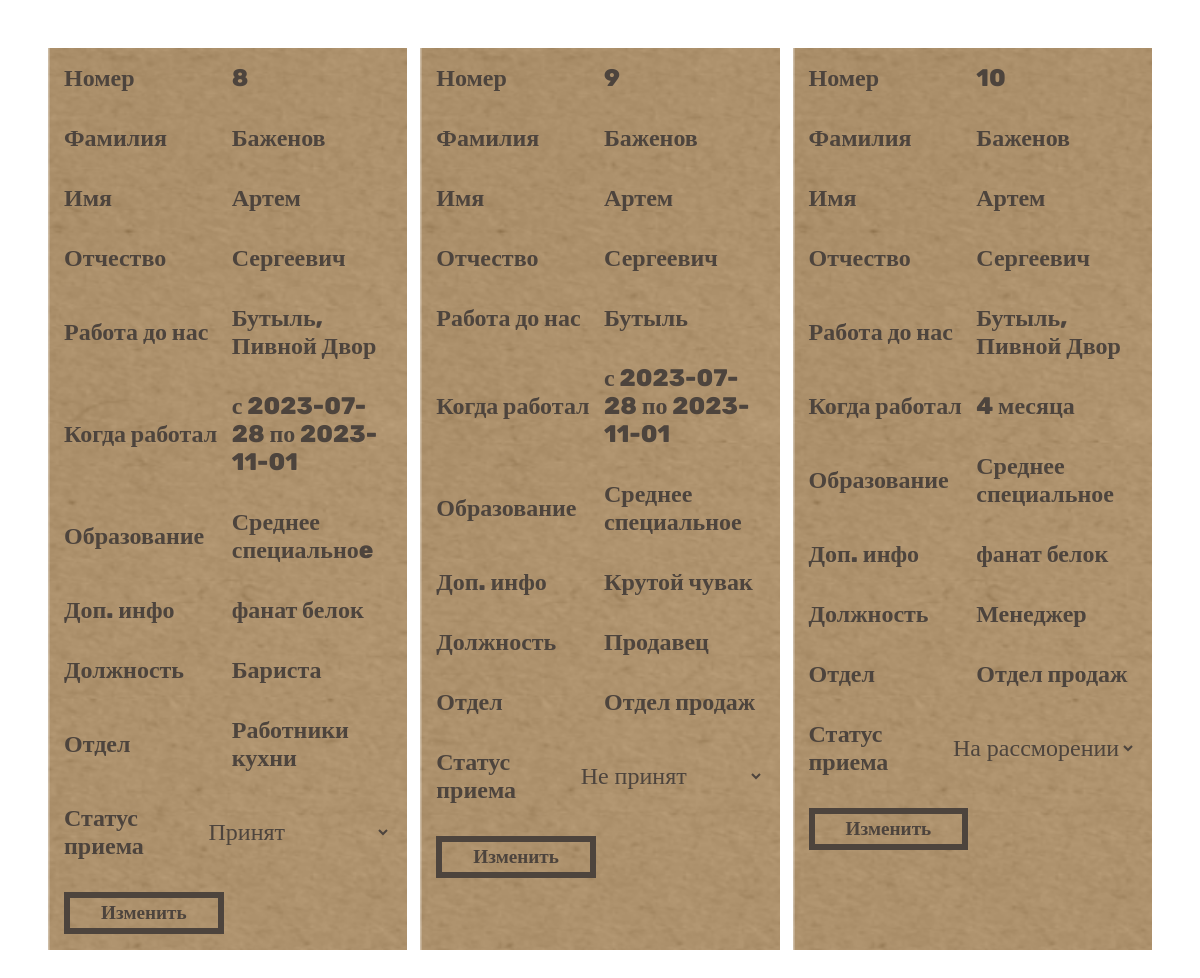
Screenshot of /admin/admin_priemsotr.php with the database file from the repository.
### tables this page shows
CREATE TABLE `priemsotr` (
  `idPriemSotr` int(11) NOT NULL,
  `RabotaDoNas` varchar(60) NOT NULL,
  `KogdaRabotal` varchar(30) NOT NULL,
  `Obrazovanie` varchar(30) NOT NULL,
  `DopInfo` varchar(70) NOT NULL,
  `Dolj_fk` int(11) NOT NULL,
  `Otdel_fk` int(11) NOT NULL,
  `status_priem_fk` int(11) NOT NULL,
  `auto_fk` int(11) NOT NULL
);

CREATE TABLE `autorisation` (
  `idAuto` int(11) NOT NULL,
  `login` varchar(20) NOT NULL,
  `password` varchar(20) NOT NULL,
  `status_fk` int(11) NOT NULL,
  `FamLogin` varchar(30) NOT NULL,
  `NameLogin` varchar(30) NOT NULL,
  `OtchLogin` varchar(30) NOT NULL
);

CREATE TABLE `doljnost` (
  `idDoljnost` int(11) NOT NULL,
  `Naimen_Doljnost` char(25) DEFAULT NULL,
  `Oklad` int(11) DEFAULT NULL
);

CREATE TABLE `otdel` (
  `idOtdel` int(11) NOT NULL,
  `Naimen_Otdel` char(20) DEFAULT NULL
);

### admin/admin_priemsotr.php (the view, shortened to what this page needs)
<!DOCTYPE html>
<html lang="ru">
<head>
    <link rel="stylesheet" href="../style/admin.css?<?echo time();?>">
</head>
<body>
<?
include("../auto/connect.php");
function draw_stat($table11){
    include("../auto/connect.php");
    $r=mysqli_query($bd, "select * from status_priem;");
    $myrow=mysqli_fetch_array($r);
    echo "<select name='statuspr_fk' id=stat{$table11}>";
    do{
    echo "<option value = '$myrow[0]'>$myrow[1]</option>";
    }
    while ($myrow=mysqli_fetch_array($r));
    echo "</select>";
};
$r = mysqli_query($bd,"SELECT * FROM `PriemSotr`, `Otdel`, `Doljnost`, `status_priem`, `autorisation` where Otdel.idOtdel = PriemSotr.Otdel_fk and Doljnost.idDoljnost =PriemSotr.Dolj_fk and PriemSotr.status_priem_fk = status_priem.idStatusPr and idAuto = auto_fk;");
$myrow = mysqli_fetch_array($r);
echo "<div class = 'item-holder'>";
if (mysqli_num_rows($r) > 0){
do{
    $ID=$myrow['idPriemSotr'];
    $table1=$myrow['FamLogin'];
    $table2=$myrow['NameLogin'];
    $table4=$myrow['OtchLogin'];
    $table5=$myrow['RabotaDoNas'];
    $table6=$myrow['KogdaRabotal'];
    $table7=$myrow['Obrazovanie'];
    $table8=$myrow['DopInfo'];
    $table9=$myrow['Naimen_Doljnost'];
    $table10=$myrow['Naimen_Otdel'];
    $table11=$myrow['idDoljnost'];
    $table12=$myrow['idOtdel'];
    echo "<div class = 'form-holder'>";
        echo "<form action='updatepriemsotr.php' method='POST'> ";
            echo "<div class = 'item'><p>Номер</p><p name='ID[$ID]'>$ID</p></div>";
            echo "<div class = 'item'><p>Фамилия</p><p name='famlogin'>$table1</p></div>";
            echo "<div class = 'item'><p>Имя</p><p name='namelogin'>$table2</p></div>";
            echo "<div class = 'item'><p>Отчество</p><p name='otchlogin'>$table4</p></div>";
            echo "<div class = 'item'><p>Работа до нас</p><p name='table5[$ID]'>$table5</p></div>";
            echo "<div class = 'item'><p>Когда работал</p><p name='table6[$ID]'>$table6</p></div>";
            echo "<div class = 'item'><p>Образование</p><p name='table7[$ID]'>$table7</p></div>";
            echo "<div class = 'item'><p>Доп. инфо</p><p name='table8[$ID]'>$table8</p></div>";
            echo "<div class = 'item'><p>Должность</p><p name='naimen_dolj'>$table9</p></div>";
            echo "<div class = 'item'><p>Отдел</p><p name='naimen_otdel'>$table10</p></div>";
            echo "<div class = 'item'>
            <p>Статус приема</p>";
            draw_stat($myrow['idPriemSotr']);
            echo "</div>";
            echo "
            <div class = 'item'>
                <td><button type='submit' name='idstatpriem' class='btn btn-primary' value='$myrow[idPriemSotr]'/>Изменить</button></td>
                <td><p name='id_otdel' style='width:1rem; height: 4rem; display:none; justify-content:center; text-align:center'>$table12</p></td>
                <td><p name='id_dolj' style='width:1rem; height: 4rem; display:none; justify-content:center; text-align:center'>$table11</p></td>
            </div>
        </form>
        </div>";
    }
    while ($myrow = mysqli_fetch_array($r));
    }else {
        echo "<p class = 'sad'>Пока ничего нет ((</p>";
    };
?>
</body>
</html>

### style/admin.css (style rules this page uses)
* { margin: 0; box-sizing: border-box; font-family: Rubik; }
.item-holder { display: grid; grid-template-columns: repeat(auto-fit, minmax(min(100%, 22rem), 1fr)); gap: 0.8rem; height: 100%; padding: 3rem; }
.form-holder, .card-holder, .otch { background: url(../assets/admincard.png); background-size: cover; }
.item { display: grid; grid-template-columns: repeat(2, 1fr); gap: 0.5rem; padding:1rem ; }
.item p, .otch p { display: flex; align-items: center; color: rgb(77, 68, 61); font-family: Rubik; font-size: 1.5rem; font-weight: 800; line-height: 1.75rem; letter-spacing: 0rem; text-align: left; }
.item input, select { display: flex; justify-content: center; align-items: center; background: transparent; border: none; color: rgb(77, 68, 61); font-family: Rubik; font-size: 1.5rem; font-weight: 400; line-height: 1.75rem; letter-spacing: 0rem; outline: none; }
.item button { background: transparent; outline: none; border: 0.38rem solid rgb(77, 68, 61); cursor: pointer; color: rgb(77, 68, 61); font-family: Rubik; font-size: 1.2rem; font-weight: 800; line-height: 1.75rem; letter-spacing: 0rem; }
.btn-primary { background: transparent; outline: none; border: 0.38rem solid rgb(241, 238, 219);; cursor: pointer; color: rgb(241, 238, 219);; font-family: Rubik; font-size: 1.2rem; font-weight: 800; line-height: 1.75rem; letter-spacing: 0rem; }

### rows the page displays
priemsotr: idPriemSotr "8", auto_fk.FamLogin "Баженов", auto_fk.NameLogin "Артем", auto_fk.OtchLogin "Сергеевич", RabotaDoNas "Бутыль, Пивной Двор", KogdaRabotal "с 2023-07-28 по 2023-11-01", Obrazovanie "Среднее специальноe", DopInfo "фанат белок", Dolj_fk.Naimen_Doljnost "Бариста", Otdel_fk.Naimen_Otdel "Работники кухни"
priemsotr: idPriemSotr "9", auto_fk.FamLogin "Баженов", auto_fk.NameLogin "Артем", auto_fk.OtchLogin "Сергеевич", RabotaDoNas "Бутыль", KogdaRabotal "с 2023-07-28 по 2023-11-01", Obrazovanie "Среднее специальное", DopInfo "Крутой чувак", Dolj_fk.Naimen_Doljnost "Продавец", Otdel_fk.Naimen_Otdel "Отдел продаж"
priemsotr: idPriemSotr "10", auto_fk.FamLogin "Баженов", auto_fk.NameLogin "Артем", auto_fk.OtchLogin "Сергеевич", RabotaDoNas "Бутыль, Пивной Двор", KogdaRabotal "4 месяца", Obrazovanie "Среднее специальное", DopInfo "фанат белок", Dolj_fk.Naimen_Doljnost "Менеджер", Otdel_fk.Naimen_Otdel "Отдел продаж"

### other values shown
form field statuspr_fk "Принят"
form field statuspr_fk "Не принят"
form field statuspr_fk "На рассморении"
